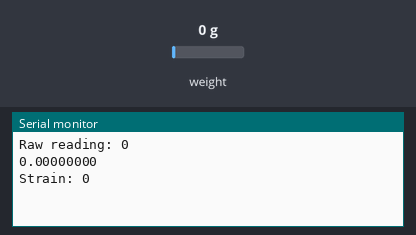
Simulated run of this sketch. Board: Arduino Uno, built with avr-gcc and run on an emulated ATmega328P. Parts: the last lines printed to the serial monitor. The test bench sets the inputs (shaded band); at power-on: weight on the scale 0 g.

Above: at 1.5 s.
1.6 s: weight on the scale set to 100 g
At 5.0 s:
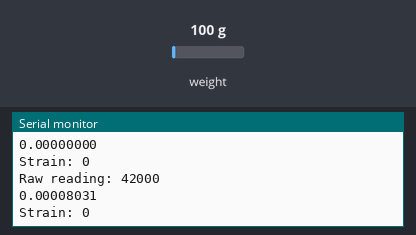
5.6 s: weight on the scale set to 1250 g
At 7.4 s:
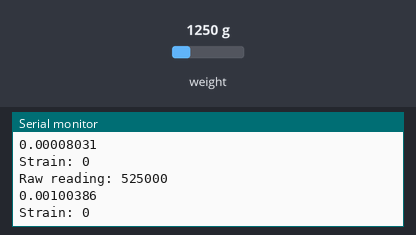
Timing chart, 0 to 8.9 s (numbered marks = the images above; inputs shaded):
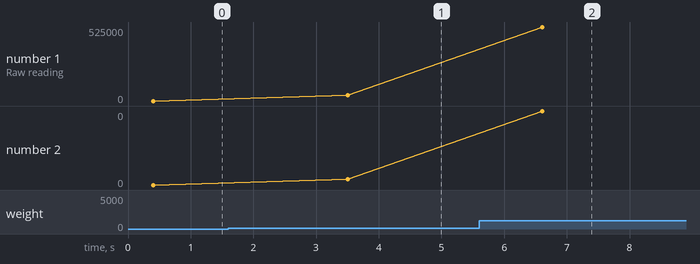

Measured:
- after the input at 1.6 s, the serial monitor: prints a new line after 1.9 s (image 1)
- after the input at 5.6 s, the serial monitor: prints a new line after 1.0 s (image 2)
- plotted number 1: 0 → 42000 after the input at 1.6 s, 42000 → 525000 after the input at 5.6 s
- plotted number 2: 0 → 0 after the input at 1.6 s, 0 → 0 after the input at 5.6 s

The sketch:

Strain_Gauge_Fxn.ino
```cpp
#include <Arduino.h>
#include "HX711.h"
HX711 scale;

const int DOUT_PIN = 9;
const int SCK_PIN  = 8;

long StrnGauge (){
  scale.set_gain(128);

  if (scale.is_ready()) {
    //pull raw 24 bit value
    long data = scale.read();
    Serial.print("Raw reading: ");
    Serial.println(data);

    //convert to V0
    float CC=.802;
    float v0 = CC*data *.02/8388607; //Digital to Volts
    Serial.println (v0, 8);

    //calc strain
    const int C=0; //calibration constant
    long e_read = ((4*v0)/(2.1*5));
    long e_calibrated = e_read- C ;

    return e_calibrated;

  } else {
    Serial.println("HX711 not found.");
    return -1;
  }
}

void setup() {
  Serial.begin(57600);
  scale.begin(DOUT_PIN, SCK_PIN);
  delay (300);
}


void loop() {
    long strain = StrnGauge();

    Serial.print("Strain: ");
    Serial.println(strain);
    delay(3000);
}
```
